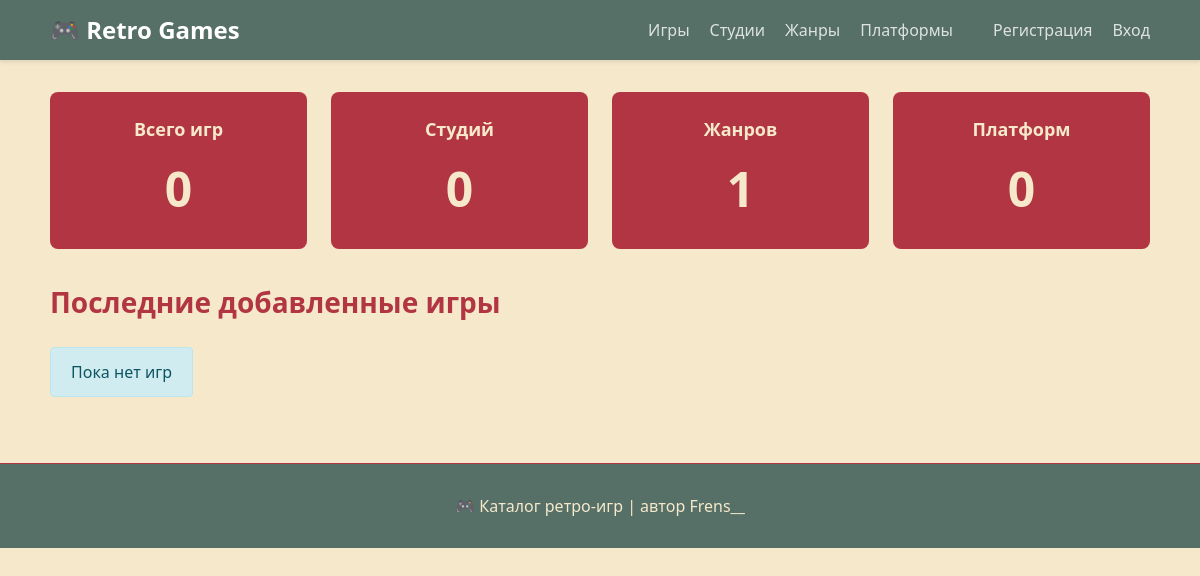
The app's page /, older data.
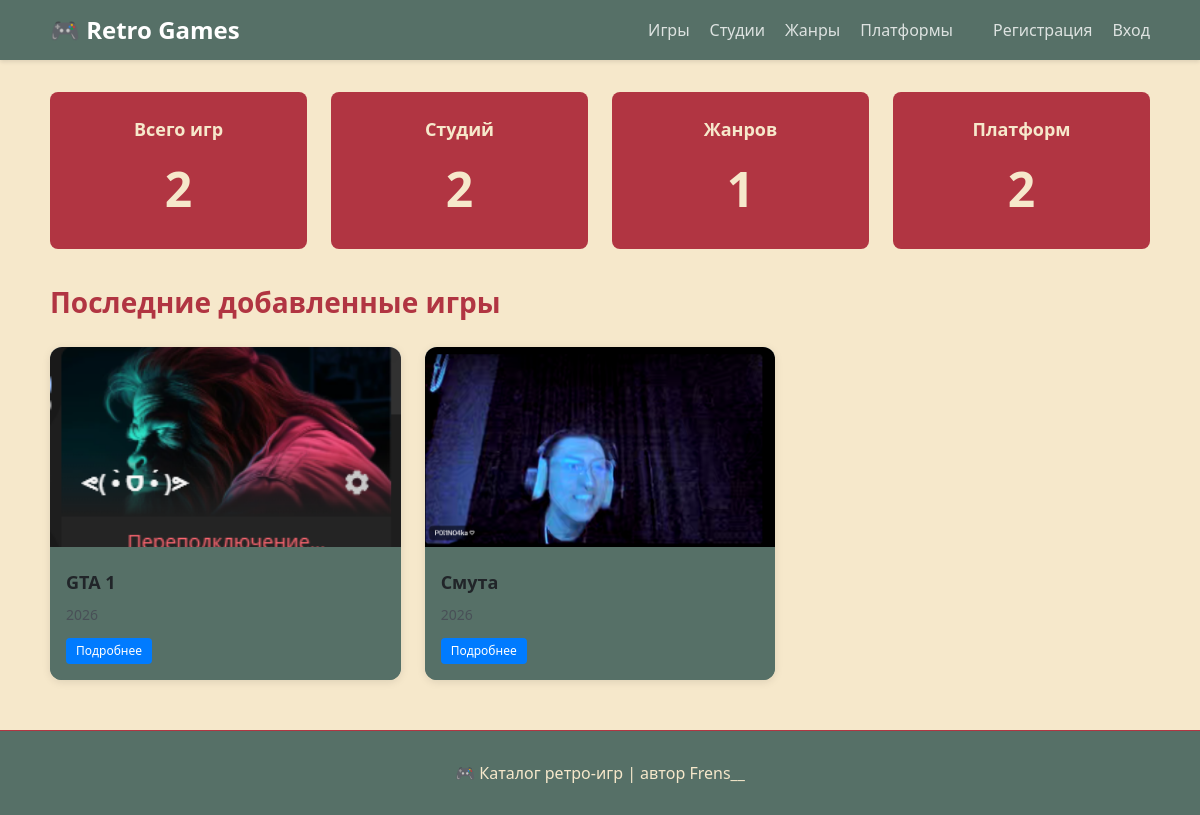
The same page, newer data.
### games/models.py (models this page shows, shortened)
class Game(models.Model):
    name = models.CharField(
        max_length=200,
        verbose_name="Название игры"
    )
    release_date = models.DateField(
        verbose_name="Дата выхода",
        null=True,
        blank=True,
        help_text="Дата первого релиза игры"
    )
    description = models.TextField(
        verbose_name="Описание игры",
        max_length=5000,
        blank=True
    )
    game_studio = models.ForeignKey(
        GameStudio,
        on_delete=models.CASCADE,
        related_name='games',
        verbose_name="Студия-разработчик"
    )
    categories = models.ManyToManyField(
        Category,
        related_name='games',
        verbose_name="Жанры",
        blank=True
    )
    platforms = models.ManyToManyField(
        Platform,
        related_name='games',
        verbose_name="Платформы",
        blank=True
    )
    cover_image = models.ImageField(
        upload_to='game_covers/',
        verbose_name="Обложка игры",
        blank=True,
        null=True
    )
    price = models.DecimalField(
        max_digits=10,
        decimal_places=2,
        verbose_name="Цена",
        null=True,
        blank=True,
    )
    video_review_url = models.URLField(
        verbose_name="Ссылка на видео-обзор",
        max_length=500,
        blank=True,
        null=True,
        help_text="Ссылка на видео с обзором"
    )
    is_available = models.BooleanField(
        default=True,
        verbose_name="Доступна для покупки"
    )
    average_rating = models.DecimalField(
        max_digits=3,
        decimal_places=2,
        default=0,
        verbose_name="Средний рейтинг"
    )
    reviews_count = models.PositiveIntegerField(
        default=0,
        verbose_name="Количество отзывов"
    )
    created_at = models.DateTimeField(
        auto_now_add=True,
        verbose_name="Дата добавления"
    )
    updated_at = models.DateTimeField(
        auto_now=True,
        verbose_name="Дата обновления"
    )
    class Meta:
        verbose_name = "Игра"
        verbose_name_plural = "Игры"
        ordering = ['-release_date', 'name']

### games/views.py (the view)
# urls.py: 2. Add a URL to urlpatterns:  path('', views.home, name='home')
def home(request):
    total_games = Game.objects.count()  # Все игры
    total_studios = GameStudio.objects.count()  # Все студии
    total_categories = Category.objects.count()  # Все жанры
    total_platforms = Platform.objects.count()  # Все платформы
    recent_games = Game.objects.all()[:5]  # Последние 5 игр (сортировка по умолчанию - по дате создания)
    context = {
        'total_games': total_games,
        'total_studios': total_studios,
        'total_categories': total_categories,
        'total_platforms': total_platforms,
        'recent_games': recent_games,
    }
    return render(request, 'games/home.html', context)

### games/templates/games/home.html (shortened to what this page needs)
{% extends 'games/base.html' %}
{% block content %}
<div class="stats-grid">
    <div class="stat-card">
        <h5>Всего игр</h5>
        <p class="stat-number">{{ total_games }}</p>
    </div>
    <div class="stat-card">
        <h5>Студий</h5>
        <p class="stat-number">{{ total_studios }}</p>
    </div>
    <div class="stat-card">
        <h5>Жанров</h5>
        <p class="stat-number">{{ total_categories }}</p>
    </div>
    <div class="stat-card">
        <h5>Платформ</h5>
        <p class="stat-number">{{ total_platforms }}</p>
    </div>
</div>
<h2>Последние добавленные игры</h2>
<div class="games-grid">
    {% for game in recent_games %}
        <div class="game-card">
            {% if game.cover_image %}
                <img src="{{ game.cover_image.url }}" class="game-card-image" alt="{{ game.name }}">
            {% endif %}
            <div class="game-card-body">
                <h5 class="game-card-title">{{ game.name }}</h5>
                <p class="game-card-text">
                    {{ game.release_date|date:"Y"|default:"Дата неизвестна" }}
                </p>
                <a href="{% url 'games:game_detail' game.id %}" class="btn btn-primary btn-sm">Подробнее</a>
            </div>
        </div>
    {% empty %}
        <div class="alert alert-info">Пока нет игр</div>
    {% endfor %}
</div>
{% endblock %}

Row changes from the older to the newer data that the page shows:
added Game: cover_image (picture), name "GTA 1", release_date "2026"
added Game: cover_image (picture), name "Смута", release_date "2026"
Text that changed along with them:
{{ total_games }}: "0" → "2"
{{ total_studios }}: "0" → "2"
{{ total_platforms }}: "0" → "2"
text no longer shown: "Пока нет игр"
